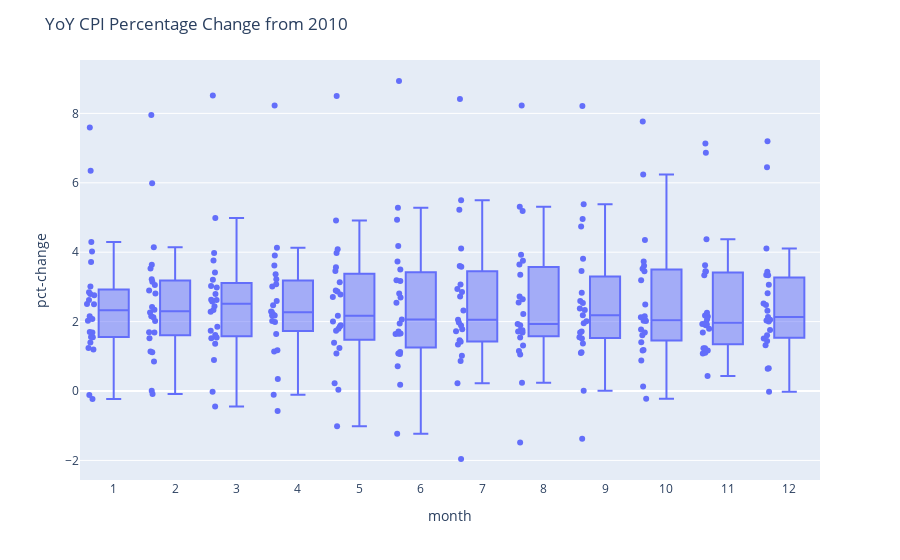

The notebook cell this image was saved under:
### Markdown cell above
## Visualising the year-on-year percentage chage

### Code cell
plot_df = df[df.index>='01/01/2000']


plot_df['date'] = plot_df.index
plot_df['month'] = plot_df['date'].apply(lambda x: x.month)

fig = px.box(plot_df, x="month", y="pct-change", points = "all",)
fig.update_layout(
    xaxis = dict(tickmode = 'linear'),
        title_text="YoY CPI Percentage Change from 2010")

### Figure 1 — Plotly figure (JSON) as saved in the notebook; plotly's stock layout.template omitted (floating-point values rounded to 4 significant figures; data arrays with more than 128 entries replaced by an {"elided": "..."} marker saying what was removed)
{"data": [{"alignmentgroup": "True", "boxpoints": "all", "hovertemplate": "month=%{x}<br>pct-change=%{y}<extra></extra>", "legendgroup": "", "marker": {"color": "#636efa"}, "name": "", "notched": false, "offsetgroup": "", "orientation": "v", "showlegend": false, "type": "box", "x": {"elided": "279 int values"}, "x0": " ", "xaxis": "x", "y": {"elided": "279 float values"}, "y0": " ", "yaxis": "y"}], "layout": {"boxmode": "group", "legend": {"tracegroupgap": 0}, "margin": {"t": 60}, "title": {"text": "YoY CPI Percentage Change from 2010"}, "xaxis": {"anchor": "y", "domain": [0, 1], "tickmode": "linear", "title": {"text": "month"}}, "yaxis": {"anchor": "x", "domain": [0, 1], "title": {"text": "pct-change"}}}}
